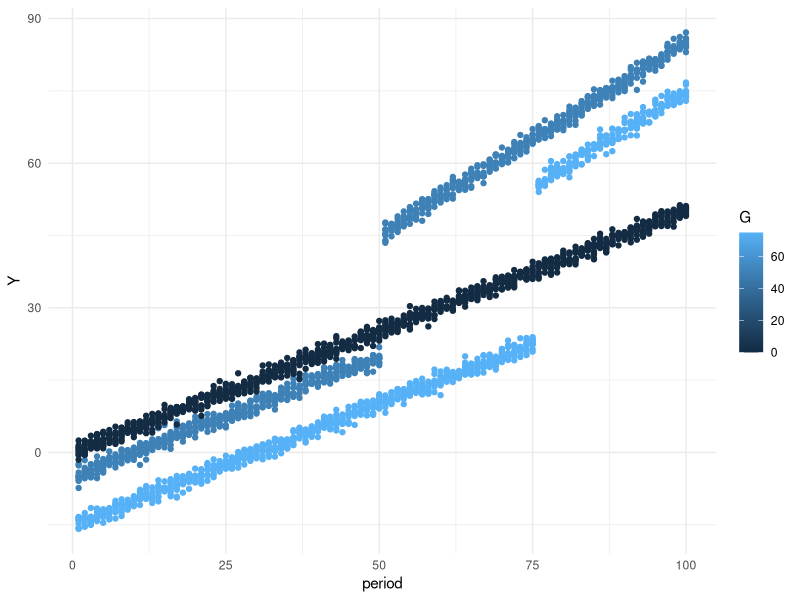

This chart was generated by the following R code:
## ---- chunk 1

# Load required libraries

library(dplyr)

library(ggplot2)

library(broom) # for tidy function

library(plm)

 

# Set seed for reproducibility

set.seed(1234)

## ---- chunk 2

n_per_group <- 10

 

# Number of time periods

n_periods <- 100

 

# Time variable

time <- 1:n_periods

 

# Generate synthetic data

data2 <- data.frame(

  G = rep(c(50, 75, 0), each = n_per_group * n_periods),

  id = rep(rep(1:n_per_group, each = n_periods), times = 3),

  period = rep(time, times = 3 * n_per_group),

  stringsAsFactors = FALSE

)

 

 

data2 = data2 %>% group_by(id) %>% mutate(treat = ifelse((period > 50 & G == 50) | (period > 75 & G == 75), 1, 0),

                                          Y = rnorm(3 * n_periods, mean = case_when(

                                            treat == 1 & G== 50 ~ -5+0.5*period+10+0.3*period,

                                            treat == 0 & G== 50 ~ -5+0.5*period,

                                            treat == 1 & G== 75 ~ -15+0.5*period+10+0.3*period,

                                            treat == 0 & G== 75 ~ -15+0.5*period,

                                            TRUE ~ 0.5*period))) %>% distinct()

data2$Groupe <- ifelse(data2$G == 50, 'Groupe 1', ifelse(data2$G == 75, 'Groupe 2', 'Groupe 3'))

 

# on crée 3 groupes qui suivent la même tendance pre et post traitement mais le groupe 1 est traité en période 50 et le groupe 2 en période 75

 

 

data2 <- data2 %>%

  mutate(TreatmentPeriod = case_when(

    G == 50 ~ 50,

    G == 75 ~ 75,

    G == 0 ~ 0,

    TRUE ~ NA_real_  # pour gérer les cas non spécifiés, optionnel

  ))

 

# Plot the simulated data

ggplot(data2, aes(x = period, y = Y, color = G, linetype = factor(treat))) +

  geom_point() +

  labs(x = "period", y = "Y", color = "G", linetype = "treat") +

  theme_minimal()

## ---- chunk 3

# Estimate DiD parameters using linear regression

diD_model <- lm(Y ~ treat + period + treat:period + Groupe - 1, data = data2)

 

# Display DiD model summary

summary(diD_model)

## ---- chunk 4

data2$EverTreated <- ifelse(data2$G == 50, 1, ifelse(data2$G == 75, 1, 0))

## ---- chunk 5

# generate leads and lags of the treatment

t0 = 50# Number of periods before the event

t1 = 25 # Number of periods after the event

Dtl <- sapply(-t0:t1, function(l) {1*((data2$period == data2$TreatmentPeriod + l) & (data2$TreatmentPeriod > 0))})

Dtl <- as.data.frame(Dtl)

cnames1 <- paste0("Dtmin", t0:1)

colnames(Dtl) <- c(cnames1, paste0("Dt", 0:t1))

data2 <- cbind.data.frame(data2, Dtl)

row.names(data2) <- NULL

 

# panel regression

pdata = pdata.frame(data2, index = c("id", "period", "G"))

# table(index(pdata))

 

es <- plm(as.formula(paste("Y ~", paste(colnames(Dtl), collapse="+"))), data = pdata, model = "within", effect = "twoways")

 

summary(es)

 

# dans es on retrouve tous nos coefficients de Dt0, Dt1 etc et ensuite on fait la regression linéaire des coefficients des Dt sur le temps.

#Normalement nous devrions retrouver 0.5 (c.f manière dont nos données sont simulées) mais ici on trouve 0.3

 

valeurs_reg_Dt <- as.numeric(coef(es))

 

 

# Afficher les coefficients numériques

# print(valeurs_reg_Dt)

 

valeurs_reg_Dt_aprestraitement <- valeurs_reg_Dt[(t0+2):(t1+t0+1)]

 

df1 = data.frame(y = valeurs_reg_Dt_aprestraitement, x = c(1:t1))

 

 

maregression = lm(y~x, data = df1)

 

summary(maregression)
